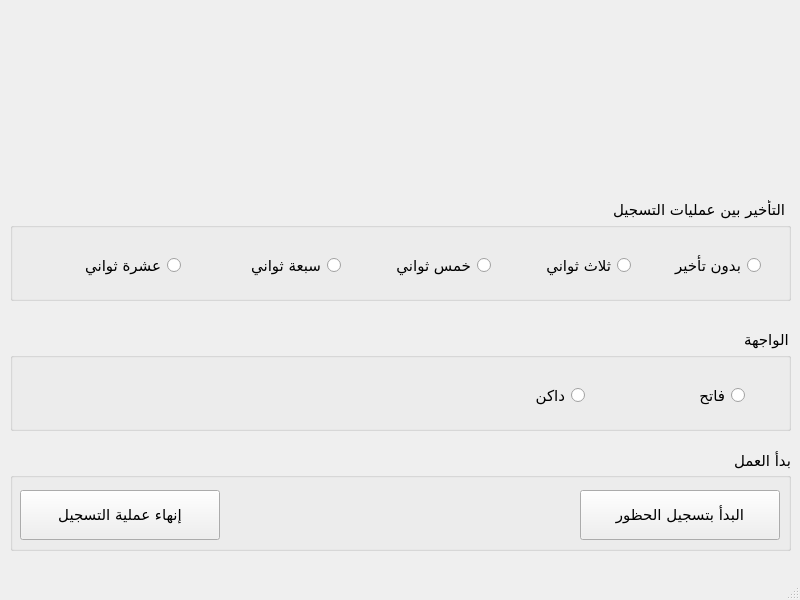
<?xml version="1.0" encoding="UTF-8"?>
<ui version="4.0">
 <class>MainWindow</class>
 <widget class="QMainWindow" name="MainWindow">
  <property name="geometry">
   <rect>
    <x>0</x>
    <y>0</y>
    <width>800</width>
    <height>600</height>
   </rect>
  </property>
  <property name="windowTitle">
   <string>MainWindow</string>
  </property>
  <widget class="QWidget" name="centralwidget">
   <widget class="QLabel" name="uni1_lbl">
    <property name="geometry">
     <rect>
      <x>580</x>
      <y>10</y>
      <width>200</width>
      <height>200</height>
     </rect>
    </property>
    <property name="text">
     <string/>
    </property>
   </widget>
   <widget class="QLabel" name="CameraLabel">
    <property name="geometry">
     <rect>
      <x>80</x>
      <y>20</y>
      <width>640</width>
      <height>400</height>
     </rect>
    </property>
    <property name="text">
     <string/>
    </property>
   </widget>
   <widget class="QLabel" name="uni2_lbl">
    <property name="geometry">
     <rect>
      <x>20</x>
      <y>10</y>
      <width>200</width>
      <height>200</height>
     </rect>
    </property>
    <property name="text">
     <string/>
    </property>
   </widget>
   <widget class="QGroupBox" name="groupBox">
    <property name="geometry">
     <rect>
      <x>10</x>
      <y>450</y>
      <width>781</width>
      <height>101</height>
     </rect>
    </property>
    <property name="font">
     <font>
      <family>Cairo Medium</family>
      <pointsize>11</pointsize>
     </font>
    </property>
    <property name="layoutDirection">
     <enum>Qt::LeftToRight</enum>
    </property>
    <property name="title">
     <string>بدأ العمل</string>
    </property>
    <property name="alignment">
     <set>Qt::AlignRight|Qt::AlignTrailing|Qt::AlignVCenter</set>
    </property>
    <widget class="QPushButton" name="startRegisterationButton">
     <property name="geometry">
      <rect>
       <x>570</x>
       <y>40</y>
       <width>200</width>
       <height>50</height>
      </rect>
     </property>
     <property name="font">
      <font>
       <family>Cairo Medium</family>
       <pointsize>11</pointsize>
      </font>
     </property>
     <property name="layoutDirection">
      <enum>Qt::LeftToRight</enum>
     </property>
     <property name="locale">
      <locale language="Arabic" country="Iraq"/>
     </property>
     <property name="text">
      <string>البدأ بتسجيل الحظور</string>
     </property>
     <property name="icon">
      <iconset>
       <normaloff>../../../../../../../.designer/backup/src/1456453791535958155-256.png</normaloff>../../../../../../../.designer/backup/src/1456453791535958155-256.png</iconset>
     </property>
     <property name="iconSize">
      <size>
       <width>30</width>
       <height>30</height>
      </size>
     </property>
    </widget>
    <widget class="QPushButton" name="fnshBtn">
     <property name="geometry">
      <rect>
       <x>10</x>
       <y>40</y>
       <width>200</width>
       <height>50</height>
      </rect>
     </property>
     <property name="font">
      <font>
       <family>Cairo Medium</family>
       <pointsize>11</pointsize>
      </font>
     </property>
     <property name="layoutDirection">
      <enum>Qt::LeftToRight</enum>
     </property>
     <property name="locale">
      <locale language="Arabic" country="Iraq"/>
     </property>
     <property name="text">
      <string>إنهاء عملية التسجيل</string>
     </property>
     <property name="icon">
      <iconset>
       <normaloff>../../../../../../../.designer/backup/src/20098406041536572526-256.png</normaloff>../../../../../../../.designer/backup/src/20098406041536572526-256.png</iconset>
     </property>
     <property name="iconSize">
      <size>
       <width>30</width>
       <height>30</height>
      </size>
     </property>
    </widget>
    <widget class="QLabel" name="indicator_label">
     <property name="geometry">
      <rect>
       <x>376</x>
       <y>40</y>
       <width>48</width>
       <height>48</height>
      </rect>
     </property>
     <property name="text">
      <string/>
     </property>
    </widget>
   </widget>
   <widget class="QGroupBox" name="groupBox_2">
    <property name="geometry">
     <rect>
      <x>10</x>
      <y>330</y>
      <width>781</width>
      <height>101</height>
     </rect>
    </property>
    <property name="font">
     <font>
      <family>Cairo Medium</family>
      <pointsize>11</pointsize>
     </font>
    </property>
    <property name="layoutDirection">
     <enum>Qt::RightToLeft</enum>
    </property>
    <property name="title">
     <string>الواجهة</string>
    </property>
    <widget class="QRadioButton" name="radio_button_1">
     <property name="geometry">
      <rect>
       <x>640</x>
       <y>50</y>
       <width>95</width>
       <height>31</height>
      </rect>
     </property>
     <property name="text">
      <string>فاتح</string>
     </property>
    </widget>
    <widget class="QRadioButton" name="radio_button_2">
     <property name="geometry">
      <rect>
       <x>480</x>
       <y>50</y>
       <width>95</width>
       <height>31</height>
      </rect>
     </property>
     <property name="text">
      <string>داكن</string>
     </property>
    </widget>
   </widget>
   <widget class="QGroupBox" name="groupBox_3">
    <property name="geometry">
     <rect>
      <x>10</x>
      <y>200</y>
      <width>781</width>
      <height>101</height>
     </rect>
    </property>
    <property name="font">
     <font>
      <family>Cairo Medium</family>
      <pointsize>11</pointsize>
     </font>
    </property>
    <property name="mouseTracking">
     <bool>true</bool>
    </property>
    <property name="layoutDirection">
     <enum>Qt::RightToLeft</enum>
    </property>
    <property name="title">
     <string>التأخير بين عمليات التسجيل</string>
    </property>
    <widget class="QRadioButton" name="radioButton">
     <property name="geometry">
      <rect>
       <x>640</x>
       <y>50</y>
       <width>111</width>
       <height>31</height>
      </rect>
     </property>
     <property name="text">
      <string>بدون تأخير</string>
     </property>
    </widget>
    <widget class="QRadioButton" name="radioButton_2">
     <property name="geometry">
      <rect>
       <x>510</x>
       <y>50</y>
       <width>111</width>
       <height>31</height>
      </rect>
     </property>
     <property name="layoutDirection">
      <enum>Qt::RightToLeft</enum>
     </property>
     <property name="locale">
      <locale language="Arabic" country="Egypt"/>
     </property>
     <property name="text">
      <string>ثلاث ثواني</string>
     </property>
    </widget>
    <widget class="QRadioButton" name="radioButton_3">
     <property name="geometry">
      <rect>
       <x>360</x>
       <y>50</y>
       <width>121</width>
       <height>31</height>
      </rect>
     </property>
     <property name="locale">
      <locale language="Arabic" country="Egypt"/>
     </property>
     <property name="text">
      <string>خمس ثواني</string>
     </property>
    </widget>
    <widget class="QRadioButton" name="radioButton_4">
     <property name="geometry">
      <rect>
       <x>210</x>
       <y>50</y>
       <width>121</width>
       <height>31</height>
      </rect>
     </property>
     <property name="locale">
      <locale language="Arabic" country="Egypt"/>
     </property>
     <property name="text">
      <string>سبعة ثواني</string>
     </property>
    </widget>
    <widget class="QRadioButton" name="radioButton_5">
     <property name="geometry">
      <rect>
       <x>50</x>
       <y>50</y>
       <width>121</width>
       <height>31</height>
      </rect>
     </property>
     <property name="locale">
      <locale language="Arabic" country="Egypt"/>
     </property>
     <property name="text">
      <string>عشرة ثواني</string>
     </property>
    </widget>
   </widget>
   <zorder>groupBox</zorder>
   <zorder>uni1_lbl</zorder>
   <zorder>CameraLabel</zorder>
   <zorder>uni2_lbl</zorder>
   <zorder>groupBox_2</zorder>
   <zorder>groupBox_3</zorder>
  </widget>
  <widget class="QStatusBar" name="statusbar"/>
  <action name="actionhelp">
   <property name="text">
    <string>about</string>
   </property>
  </action>
 </widget>
 <resources/>
 <connections/>
</ui>
